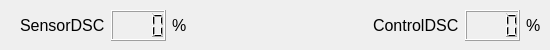
      <widget class="QWidget" name="tab_9">
       <attribute name="title">
        <string>Uso de la CPU</string>
       </attribute>
       <widget class="QWidget" name="layoutWidget">
        <property name="geometry">
         <rect>
          <x>20</x>
          <y>10</y>
          <width>521</width>
          <height>31</height>
         </rect>
        </property>
        <layout class="QHBoxLayout" name="horizontalLayout_16">
         <item>
          <widget class="QLabel" name="label_134">
           <property name="font">
            <font>
             <pointsize>12</pointsize>
            </font>
           </property>
           <property name="text">
            <string>SensorDSC</string>
           </property>
          </widget>
         </item>
         <item>
          <widget class="QLCDNumber" name="lcdStatSensorDSC">
           <property name="digitCount">
            <number>4</number>
           </property>
          </widget>
         </item>
         <item>
          <widget class="QLabel" name="label_142">
           <property name="font">
            <font>
             <pointsize>12</pointsize>
            </font>
           </property>
           <property name="text">
            <string>%</string>
           </property>
          </widget>
         </item>
         <item>
          <spacer name="horizontalSpacer_8">
           <property name="orientation">
            <enum>Qt::Horizontal</enum>
           </property>
           <property name="sizeHint" stdset="0">
            <size>
             <width>40</width>
             <height>20</height>
            </size>
           </property>
          </spacer>
         </item>
         <item>
          <widget class="QLabel" name="label_135">
           <property name="font">
            <font>
             <pointsize>12</pointsize>
            </font>
           </property>
           <property name="text">
            <string>ControlDSC</string>
           </property>
          </widget>
         </item>
         <item>
          <widget class="QLCDNumber" name="lcdStatControlDSC">
           <property name="digitCount">
            <number>4</number>
           </property>
          </widget>
         </item>
         <item>
          <widget class="QLabel" name="label_143">
           <property name="font">
            <font>
             <pointsize>12</pointsize>
            </font>
           </property>
           <property name="text">
            <string>%</string>
           </property>
          </widget>
         </item>
        </layout>
       </widget>
      </widget>
